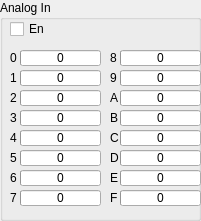
   <widget class="QGroupBox" name="groupBox_3">
    <property name="geometry">
     <rect>
      <x>10</x>
      <y>10</y>
      <width>201</width>
      <height>221</height>
     </rect>
    </property>
    <property name="title">
     <string>Analog In</string>
    </property>
    <widget class="QProgressBar" name="pbarAnalogIn0">
     <property name="geometry">
      <rect>
       <x>20</x>
       <y>50</y>
       <width>81</width>
       <height>16</height>
      </rect>
     </property>
     <property name="layoutDirection">
      <enum>Qt::LeftToRight</enum>
     </property>
     <property name="maximum">
      <number>65535</number>
     </property>
     <property name="value">
      <number>0</number>
     </property>
     <property name="alignment">
      <set>Qt::AlignLeading|Qt::AlignLeft|Qt::AlignTop</set>
     </property>
     <property name="textVisible">
      <bool>true</bool>
     </property>
     <property name="orientation">
      <enum>Qt::Horizontal</enum>
     </property>
     <property name="invertedAppearance">
      <bool>false</bool>
     </property>
     <property name="textDirection">
      <enum>QProgressBar::TopToBottom</enum>
     </property>
     <property name="format">
      <string>%v</string>
     </property>
    </widget>
    <widget class="QLabel" name="label">
     <property name="geometry">
      <rect>
       <x>10</x>
       <y>50</y>
       <width>16</width>
       <height>16</height>
      </rect>
     </property>
     <property name="text">
      <string>0</string>
     </property>
    </widget>
    <widget class="QProgressBar" name="pbarAnalogIn1">
     <property name="geometry">
      <rect>
       <x>20</x>
       <y>70</y>
       <width>81</width>
       <height>16</height>
      </rect>
     </property>
     <property name="layoutDirection">
      <enum>Qt::LeftToRight</enum>
     </property>
     <property name="maximum">
      <number>65535</number>
     </property>
     <property name="value">
      <number>0</number>
     </property>
     <property name="alignment">
      <set>Qt::AlignLeading|Qt::AlignLeft|Qt::AlignTop</set>
     </property>
     <property name="textVisible">
      <bool>true</bool>
     </property>
     <property name="orientation">
      <enum>Qt::Horizontal</enum>
     </property>
     <property name="invertedAppearance">
      <bool>false</bool>
     </property>
     <property name="textDirection">
      <enum>QProgressBar::TopToBottom</enum>
     </property>
     <property name="format">
      <string>%v</string>
     </property>
    </widget>
    <widget class="QLabel" name="label_2">
     <property name="geometry">
      <rect>
       <x>10</x>
       <y>70</y>
       <width>16</width>
       <height>16</height>
      </rect>
     </property>
     <property name="text">
      <string>1</string>
     </property>
    </widget>
    <widget class="QProgressBar" name="pbarAnalogIn2">
     <property name="geometry">
      <rect>
       <x>20</x>
       <y>90</y>
       <width>81</width>
       <height>16</height>
      </rect>
     </property>
     <property name="layoutDirection">
      <enum>Qt::LeftToRight</enum>
     </property>
     <property name="maximum">
      <number>65535</number>
     </property>
     <property name="value">
      <number>0</number>
     </property>
     <property name="alignment">
      <set>Qt::AlignLeading|Qt::AlignLeft|Qt::AlignTop</set>
     </property>
     <property name="textVisible">
      <bool>true</bool>
     </property>
     <property name="orientation">
      <enum>Qt::Horizontal</enum>
     </property>
     <property name="invertedAppearance">
      <bool>false</bool>
     </property>
     <property name="textDirection">
      <enum>QProgressBar::TopToBottom</enum>
     </property>
     <property name="format">
      <string>%v</string>
     </property>
    </widget>
    <widget class="QLabel" name="label_3">
     <property name="geometry">
      <rect>
       <x>10</x>
       <y>90</y>
       <width>16</width>
       <height>16</height>
      </rect>
     </property>
     <property name="text">
      <string>2</string>
     </property>
    </widget>
    <widget class="QProgressBar" name="pbarAnalogIn3">
     <property name="geometry">
      <rect>
       <x>20</x>
       <y>110</y>
       <width>81</width>
       <height>16</height>
      </rect>
     </property>
     <property name="layoutDirection">
      <enum>Qt::LeftToRight</enum>
     </property>
     <property name="maximum">
      <number>65535</number>
     </property>
     <property name="value">
      <number>0</number>
     </property>
     <property name="alignment">
      <set>Qt::AlignLeading|Qt::AlignLeft|Qt::AlignTop</set>
     </property>
     <property name="textVisible">
      <bool>true</bool>
     </property>
     <property name="orientation">
      <enum>Qt::Horizontal</enum>
     </property>
     <property name="invertedAppearance">
      <bool>false</bool>
     </property>
     <property name="textDirection">
      <enum>QProgressBar::TopToBottom</enum>
     </property>
     <property name="format">
      <string>%v</string>
     </property>
    </widget>
    <widget class="QLabel" name="label_4">
     <property name="geometry">
      <rect>
       <x>10</x>
       <y>110</y>
       <width>16</width>
       <height>16</height>
      </rect>
     </property>
     <property name="text">
      <string>3</string>
     </property>
    </widget>
    <widget class="QProgressBar" name="pbarAnalogIn4">
     <property name="geometry">
      <rect>
       <x>20</x>
       <y>130</y>
       <width>81</width>
       <height>16</height>
      </rect>
     </property>
     <property name="layoutDirection">
      <enum>Qt::LeftToRight</enum>
     </property>
     <property name="maximum">
      <number>65535</number>
     </property>
     <property name="value">
      <number>0</number>
     </property>
     <property name="alignment">
      <set>Qt::AlignLeading|Qt::AlignLeft|Qt::AlignTop</set>
     </property>
     <property name="textVisible">
      <bool>true</bool>
     </property>
     <property name="orientation">
      <enum>Qt::Horizontal</enum>
     </property>
     <property name="invertedAppearance">
      <bool>false</bool>
     </property>
     <property name="textDirection">
      <enum>QProgressBar::TopToBottom</enum>
     </property>
     <property name="format">
      <string>%v</string>
     </property>
    </widget>
    <widget class="QLabel" name="label_5">
     <property name="geometry">
      <rect>
       <x>10</x>
       <y>130</y>
       <width>16</width>
       <height>16</height>
      </rect>
     </property>
     <property name="text">
      <string>4</string>
     </property>
    </widget>
    <widget class="QLabel" name="label_6">
     <property name="geometry">
      <rect>
       <x>10</x>
       <y>150</y>
       <width>16</width>
       <height>16</height>
      </rect>
     </property>
     <property name="text">
      <string>5</string>
     </property>
    </widget>
    <widget class="QProgressBar" name="pbarAnalogIn5">
     <property name="geometry">
      <rect>
       <x>20</x>
       <y>150</y>
       <width>81</width>
       <height>16</height>
      </rect>
     </property>
     <property name="layoutDirection">
      <enum>Qt::LeftToRight</enum>
     </property>
     <property name="maximum">
      <number>65535</number>
     </property>
     <property name="value">
      <number>0</number>
     </property>
     <property name="alignment">
      <set>Qt::AlignLeading|Qt::AlignLeft|Qt::AlignTop</set>
     </property>
     <property name="textVisible">
      <bool>true</bool>
     </property>
     <property name="orientation">
      <enum>Qt::Horizontal</enum>
     </property>
     <property name="invertedAppearance">
      <bool>false</bool>
     </property>
     <property name="textDirection">
      <enum>QProgressBar::TopToBottom</enum>
     </property>
     <property name="format">
      <string>%v</string>
     </property>
    </widget>
    <widget class="QLabel" name="label_7">
     <property name="geometry">
      <rect>
       <x>10</x>
       <y>170</y>
       <width>16</width>
       <height>16</height>
      </rect>
     </property>
     <property name="text">
      <string>6</string>
     </property>
    </widget>
    <widget class="QProgressBar" name="pbarAnalogIn6">
     <property name="geometry">
      <rect>
       <x>20</x>
       <y>170</y>
       <width>81</width>
       <height>16</height>
      </rect>
     </property>
     <property name="layoutDirection">
      <enum>Qt::LeftToRight</enum>
     </property>
     <property name="maximum">
      <number>65535</number>
     </property>
     <property name="value">
      <number>0</number>
     </property>
     <property name="alignment">
      <set>Qt::AlignLeading|Qt::AlignLeft|Qt::AlignTop</set>
     </property>
     <property name="textVisible">
      <bool>true</bool>
     </property>
     <property name="orientation">
      <enum>Qt::Horizontal</enum>
     </property>
     <property name="invertedAppearance">
      <bool>false</bool>
     </property>
     <property name="textDirection">
      <enum>QProgressBar::TopToBottom</enum>
     </property>
     <property name="format">
      <string>%v</string>
     </property>
    </widget>
    <widget class="QProgressBar" name="pbarAnalogIn7">
     <property name="geometry">
      <rect>
       <x>20</x>
       <y>190</y>
       <width>81</width>
       <height>16</height>
      </rect>
     </property>
     <property name="layoutDirection">
      <enum>Qt::LeftToRight</enum>
     </property>
     <property name="maximum">
      <number>65535</number>
     </property>
     <property name="value">
      <number>0</number>
     </property>
     <property name="alignment">
      <set>Qt::AlignLeading|Qt::AlignLeft|Qt::AlignTop</set>
     </property>
     <property name="textVisible">
      <bool>true</bool>
     </property>
     <property name="orientation">
      <enum>Qt::Horizontal</enum>
     </property>
     <property name="invertedAppearance">
      <bool>false</bool>
     </property>
     <property name="textDirection">
      <enum>QProgressBar::TopToBottom</enum>
     </property>
     <property name="format">
      <string>%v</string>
     </property>
    </widget>
    <widget class="QLabel" name="label_8">
     <property name="geometry">
      <rect>
       <x>10</x>
       <y>190</y>
       <width>16</width>
       <height>16</height>
      </rect>
     </property>
     <property name="text">
      <string>7</string>
     </property>
    </widget>
    <widget class="QCheckBox" name="cbEnAnalogIn">
     <property name="geometry">
      <rect>
       <x>10</x>
       <y>20</y>
       <width>50</width>
       <height>18</height>
      </rect>
     </property>
     <property name="text">
      <string>En</string>
     </property>
    </widget>
    <widget class="QProgressBar" name="pbarAnalogIn8">
     <property name="geometry">
      <rect>
       <x>120</x>
       <y>50</y>
       <width>81</width>
       <height>16</height>
      </rect>
     </property>
     <property name="layoutDirection">
      <enum>Qt::LeftToRight</enum>
     </property>
     <property name="maximum">
      <number>65535</number>
     </property>
     <property name="value">
      <number>0</number>
     </property>
     <property name="alignment">
      <set>Qt::AlignLeading|Qt::AlignLeft|Qt::AlignTop</set>
     </property>
     <property name="textVisible">
      <bool>true</bool>
     </property>
     <property name="orientation">
      <enum>Qt::Horizontal</enum>
     </property>
     <property name="invertedAppearance">
      <bool>false</bool>
     </property>
     <property name="textDirection">
      <enum>QProgressBar::TopToBottom</enum>
     </property>
     <property name="format">
      <string>%v</string>
     </property>
    </widget>
    <widget class="QLabel" name="label_43">
     <property name="geometry">
      <rect>
       <x>110</x>
       <y>50</y>
       <width>16</width>
       <height>16</height>
      </rect>
     </property>
     <property name="text">
      <string>8</string>
     </property>
    </widget>
    <widget class="QProgressBar" name="pbarAnalogIn9">
     <property name="geometry">
      <rect>
       <x>120</x>
       <y>70</y>
       <width>81</width>
       <height>16</height>
      </rect>
     </property>
     <property name="layoutDirection">
      <enum>Qt::LeftToRight</enum>
     </property>
     <property name="maximum">
      <number>65535</number>
     </property>
     <property name="value">
      <number>0</number>
     </property>
     <property name="alignment">
      <set>Qt::AlignLeading|Qt::AlignLeft|Qt::AlignTop</set>
     </property>
     <property name="textVisible">
      <bool>true</bool>
     </property>
     <property name="orientation">
      <enum>Qt::Horizontal</enum>
     </property>
     <property name="invertedAppearance">
      <bool>false</bool>
     </property>
     <property name="textDirection">
      <enum>QProgressBar::TopToBottom</enum>
     </property>
     <property name="format">
      <string>%v</string>
     </property>
    </widget>
    <widget class="QLabel" name="label_44">
     <property name="geometry">
      <rect>
       <x>110</x>
       <y>70</y>
       <width>16</width>
       <height>16</height>
      </rect>
     </property>
     <property name="text">
      <string>9</string>
     </property>
    </widget>
    <widget class="QProgressBar" name="pbarAnalogIn10">
     <property name="geometry">
      <rect>
       <x>120</x>
       <y>90</y>
       <width>81</width>
       <height>16</height>
      </rect>
     </property>
     <property name="layoutDirection">
      <enum>Qt::LeftToRight</enum>
     </property>
     <property name="maximum">
      <number>65535</number>
     </property>
     <property name="value">
      <number>0</number>
     </property>
     <property name="alignment">
      <set>Qt::AlignLeading|Qt::AlignLeft|Qt::AlignTop</set>
     </property>
     <property name="textVisible">
      <bool>true</bool>
     </property>
     <property name="orientation">
      <enum>Qt::Horizontal</enum>
     </property>
     <property name="invertedAppearance">
      <bool>false</bool>
     </property>
     <property name="textDirection">
      <enum>QProgressBar::TopToBottom</enum>
     </property>
     <property name="format">
      <string>%v</string>
     </property>
    </widget>
    <widget class="QLabel" name="label_45">
     <property name="geometry">
      <rect>
       <x>110</x>
       <y>90</y>
       <width>16</width>
       <height>16</height>
      </rect>
     </property>
     <property name="text">
      <string>A</string>
     </property>
    </widget>
    <widget class="QProgressBar" name="pbarAnalogIn11">
     <property name="geometry">
      <rect>
       <x>120</x>
       <y>110</y>
       <width>81</width>
       <height>16</height>
      </rect>
     </property>
     <property name="layoutDirection">
      <enum>Qt::LeftToRight</enum>
     </property>
     <property name="maximum">
      <number>65535</number>
     </property>
     <property name="value">
      <number>0</number>
     </property>
     <property name="alignment">
      <set>Qt::AlignLeading|Qt::AlignLeft|Qt::AlignTop</set>
     </property>
     <property name="textVisible">
      <bool>true</bool>
     </property>
     <property name="orientation">
      <enum>Qt::Horizontal</enum>
     </property>
     <property name="invertedAppearance">
      <bool>false</bool>
     </property>
     <property name="textDirection">
      <enum>QProgressBar::TopToBottom</enum>
     </property>
     <property name="format">
      <string>%v</string>
     </property>
    </widget>
    <widget class="QLabel" name="label_46">
     <property name="geometry">
      <rect>
       <x>110</x>
       <y>110</y>
       <width>16</width>
       <height>16</height>
      </rect>
     </property>
     <property name="text">
      <string>B</string>
     </property>
    </widget>
    <widget class="QProgressBar" name="pbarAnalogIn12">
     <property name="geometry">
      <rect>
       <x>120</x>
       <y>130</y>
       <width>81</width>
       <height>16</height>
      </rect>
     </property>
     <property name="layoutDirection">
      <enum>Qt::LeftToRight</enum>
     </property>
     <property name="maximum">
      <number>65535</number>
     </property>
     <property name="value">
      <number>0</number>
     </property>
     <property name="alignment">
      <set>Qt::AlignLeading|Qt::AlignLeft|Qt::AlignTop</set>
     </property>
     <property name="textVisible">
      <bool>true</bool>
     </property>
     <property name="orientation">
      <enum>Qt::Horizontal</enum>
     </property>
     <property name="invertedAppearance">
      <bool>false</bool>
     </property>
     <property name="textDirection">
      <enum>QProgressBar::TopToBottom</enum>
     </property>
     <property name="format">
      <string>%v</string>
     </property>
    </widget>
    <widget class="QLabel" name="label_47">
     <property name="geometry">
      <rect>
       <x>110</x>
       <y>130</y>
       <width>16</width>
       <height>16</height>
      </rect>
     </property>
     <property name="text">
      <string>C</string>
     </property>
    </widget>
    <widget class="QProgressBar" name="pbarAnalogIn13">
     <property name="geometry">
      <rect>
       <x>120</x>
       <y>150</y>
       <width>81</width>
       <height>16</height>
      </rect>
     </property>
     <property name="layoutDirection">
      <enum>Qt::LeftToRight</enum>
     </property>
     <property name="maximum">
      <number>65535</number>
     </property>
     <property name="value">
      <number>0</number>
     </property>
     <property name="alignment">
      <set>Qt::AlignLeading|Qt::AlignLeft|Qt::AlignTop</set>
     </property>
     <property name="textVisible">
      <bool>true</bool>
     </property>
     <property name="orientation">
      <enum>Qt::Horizontal</enum>
     </property>
     <property name="invertedAppearance">
      <bool>false</bool>
     </property>
     <property name="textDirection">
      <enum>QProgressBar::TopToBottom</enum>
     </property>
     <property name="format">
      <string>%v</string>
     </property>
    </widget>
    <widget class="QLabel" name="label_48">
     <property name="geometry">
      <rect>
       <x>110</x>
       <y>150</y>
       <width>16</width>
       <height>16</height>
      </rect>
     </property>
     <property name="text">
      <string>D</string>
     </property>
    </widget>
    <widget class="QProgressBar" name="pbarAnalogIn14">
     <property name="geometry">
      <rect>
       <x>120</x>
       <y>170</y>
       <width>81</width>
       <height>16</height>
      </rect>
     </property>
     <property name="layoutDirection">
      <enum>Qt::LeftToRight</enum>
     </property>
     <property name="maximum">
      <number>65535</number>
     </property>
     <property name="value">
      <number>0</number>
     </property>
     <property name="alignment">
      <set>Qt::AlignLeading|Qt::AlignLeft|Qt::AlignTop</set>
     </property>
     <property name="textVisible">
      <bool>true</bool>
     </property>
     <property name="orientation">
      <enum>Qt::Horizontal</enum>
     </property>
     <property name="invertedAppearance">
      <bool>false</bool>
     </property>
     <property name="textDirection">
      <enum>QProgressBar::TopToBottom</enum>
     </property>
     <property name="format">
      <string>%v</string>
     </property>
    </widget>
    <widget class="QLabel" name="label_49">
     <property name="geometry">
      <rect>
       <x>110</x>
       <y>170</y>
       <width>16</width>
       <height>16</height>
      </rect>
     </property>
     <property name="text">
      <string>E</string>
     </property>
    </widget>
    <widget class="QProgressBar" name="pbarAnalogIn15">
     <property name="geometry">
      <rect>
       <x>120</x>
       <y>190</y>
       <width>81</width>
       <height>16</height>
      </rect>
     </property>
     <property name="layoutDirection">
      <enum>Qt::LeftToRight</enum>
     </property>
     <property name="maximum">
      <number>65535</number>
     </property>
     <property name="value">
      <number>0</number>
     </property>
     <property name="alignment">
      <set>Qt::AlignLeading|Qt::AlignLeft|Qt::AlignTop</set>
     </property>
     <property name="textVisible">
      <bool>true</bool>
     </property>
     <property name="orientation">
      <enum>Qt::Horizontal</enum>
     </property>
     <property name="invertedAppearance">
      <bool>false</bool>
     </property>
     <property name="textDirection">
      <enum>QProgressBar::TopToBottom</enum>
     </property>
     <property name="format">
      <string>%v</string>
     </property>
    </widget>
    <widget class="QLabel" name="label_50">
     <property name="geometry">
      <rect>
       <x>110</x>
       <y>190</y>
       <width>16</width>
       <height>16</height>
      </rect>
     </property>
     <property name="text">
      <string>F</string>
     </property>
    </widget>
   </widget>
